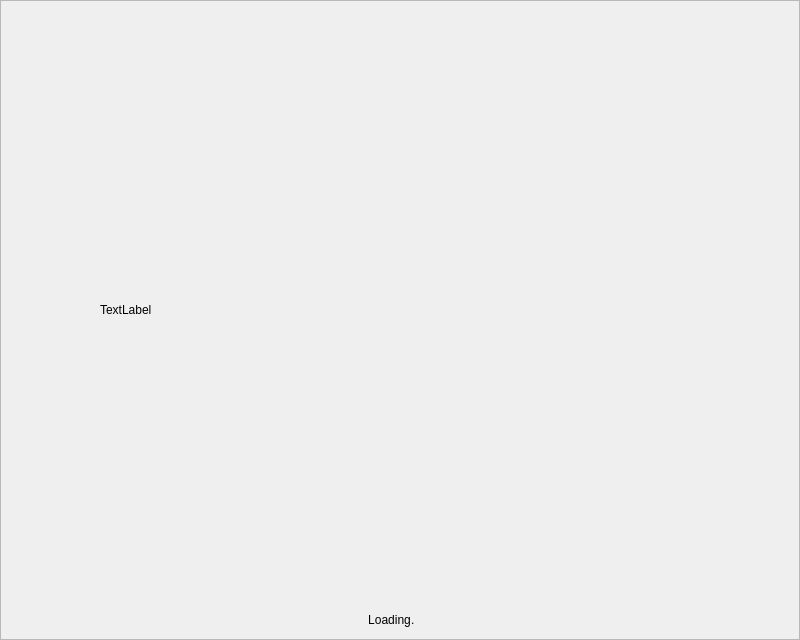
<?xml version="1.0" encoding="UTF-8"?>
<ui version="4.0">
 <class>LoadingDialog</class>
 <widget class="QWidget" name="LoadingDialog">
  <property name="geometry">
   <rect>
    <x>0</x>
    <y>0</y>
    <width>800</width>
    <height>636</height>
   </rect>
  </property>
  <property name="windowTitle">
   <string>Form</string>
  </property>
  <layout class="QVBoxLayout" name="verticalLayout">
   <property name="spacing">
    <number>0</number>
   </property>
   <property name="leftMargin">
    <number>0</number>
   </property>
   <property name="topMargin">
    <number>0</number>
   </property>
   <property name="rightMargin">
    <number>0</number>
   </property>
   <property name="bottomMargin">
    <number>0</number>
   </property>
   <item>
    <widget class="QFrame" name="frame">
     <property name="frameShape">
      <enum>QFrame::StyledPanel</enum>
     </property>
     <property name="frameShadow">
      <enum>QFrame::Raised</enum>
     </property>
     <layout class="QVBoxLayout" name="verticalLayout_2">
      <property name="spacing">
       <number>10</number>
      </property>
      <item>
       <widget class="QWidget" name="cointainerLoading" native="true">
        <property name="maximumSize">
         <size>
          <width>16777215</width>
          <height>16777215</height>
         </size>
        </property>
        <layout class="QVBoxLayout" name="verticalLayout_3">
         <property name="spacing">
          <number>0</number>
         </property>
         <property name="leftMargin">
          <number>0</number>
         </property>
         <property name="topMargin">
          <number>0</number>
         </property>
         <property name="rightMargin">
          <number>0</number>
         </property>
         <property name="bottomMargin">
          <number>0</number>
         </property>
         <item alignment="Qt::AlignHCenter">
          <widget class="QLabel" name="labelMovie">
           <property name="minimumSize">
            <size>
             <width>600</width>
             <height>600</height>
            </size>
           </property>
           <property name="maximumSize">
            <size>
             <width>600</width>
             <height>600</height>
            </size>
           </property>
           <property name="text">
            <string>TextLabel</string>
           </property>
          </widget>
         </item>
         <item alignment="Qt::AlignHCenter">
          <widget class="QWidget" name="widget" native="true">
           <property name="minimumSize">
            <size>
             <width>0</width>
             <height>0</height>
            </size>
           </property>
           <layout class="QHBoxLayout" name="horizontalLayout">
            <property name="spacing">
             <number>0</number>
            </property>
            <property name="leftMargin">
             <number>0</number>
            </property>
            <property name="topMargin">
             <number>0</number>
            </property>
            <property name="rightMargin">
             <number>0</number>
            </property>
            <property name="bottomMargin">
             <number>0</number>
            </property>
            <item>
             <spacer name="horizontalSpacer">
              <property name="orientation">
               <enum>Qt::Horizontal</enum>
              </property>
              <property name="sizeHint" stdset="0">
               <size>
                <width>40</width>
                <height>20</height>
               </size>
              </property>
             </spacer>
            </item>
            <item>
             <widget class="QLabel" name="labelMessage">
              <property name="text">
               <string>Loading</string>
              </property>
              <property name="alignment">
               <set>Qt::AlignCenter</set>
              </property>
             </widget>
            </item>
            <item>
             <widget class="QLabel" name="labelDots">
              <property name="minimumSize">
               <size>
                <width>20</width>
                <height>0</height>
               </size>
              </property>
              <property name="text">
               <string>.</string>
              </property>
             </widget>
            </item>
            <item>
             <spacer name="horizontalSpacer_2">
              <property name="orientation">
               <enum>Qt::Horizontal</enum>
              </property>
              <property name="sizeHint" stdset="0">
               <size>
                <width>40</width>
                <height>20</height>
               </size>
              </property>
             </spacer>
            </item>
           </layout>
          </widget>
         </item>
        </layout>
       </widget>
      </item>
     </layout>
    </widget>
   </item>
  </layout>
 </widget>
 <resources/>
 <connections/>
</ui>
